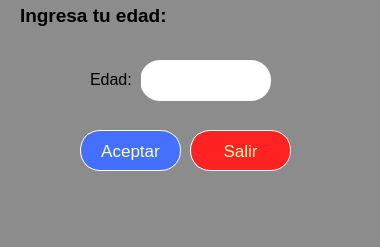
<?xml version="1.0" encoding="UTF-8"?>
<ui version="4.0">
 <class>MainWindow</class>
 <widget class="QMainWindow" name="MainWindow">
  <property name="geometry">
   <rect>
    <x>0</x>
    <y>0</y>
    <width>380</width>
    <height>247</height>
   </rect>
  </property>
  <property name="windowTitle">
   <string>MainWindow</string>
  </property>
  <property name="styleSheet">
   <string notr="true">background-color: rgb(140, 140, 140);</string>
  </property>
  <widget class="QWidget" name="centralwidget">
   <widget class="QPushButton" name="btn_aceptar">
    <property name="geometry">
     <rect>
      <x>80</x>
      <y>130</y>
      <width>101</width>
      <height>41</height>
     </rect>
    </property>
    <property name="font">
     <font>
      <pointsize>13</pointsize>
      <underline>false</underline>
     </font>
    </property>
    <property name="styleSheet">
     <string notr="true">background-color: rgb(69, 112, 255);
color: rgb(250, 255, 187);
border-radius:20px;
border: 1px solid white;</string>
    </property>
    <property name="text">
     <string>Aceptar</string>
    </property>
   </widget>
   <widget class="QLineEdit" name="txt_edad">
    <property name="geometry">
     <rect>
      <x>140</x>
      <y>60</y>
      <width>131</width>
      <height>41</height>
     </rect>
    </property>
    <property name="font">
     <font>
      <pointsize>20</pointsize>
      <weight>50</weight>
      <italic>false</italic>
      <bold>false</bold>
     </font>
    </property>
    <property name="styleSheet">
     <string notr="true">background-color: rgb(255, 255, 255);
border-radius:20px;</string>
    </property>
    <property name="text">
     <string/>
    </property>
   </widget>
   <widget class="QLabel" name="label">
    <property name="geometry">
     <rect>
      <x>20</x>
      <y>0</y>
      <width>171</width>
      <height>31</height>
     </rect>
    </property>
    <property name="font">
     <font>
      <pointsize>14</pointsize>
     </font>
    </property>
    <property name="text">
     <string>&lt;html&gt;&lt;head/&gt;&lt;body&gt;&lt;p&gt;&lt;span style=&quot; font-weight:600;&quot;&gt;Ingresa tu edad:&lt;/span&gt;&lt;/p&gt;&lt;/body&gt;&lt;/html&gt;</string>
    </property>
   </widget>
   <widget class="QLabel" name="label_2">
    <property name="geometry">
     <rect>
      <x>90</x>
      <y>70</y>
      <width>51</width>
      <height>21</height>
     </rect>
    </property>
    <property name="font">
     <font>
      <pointsize>12</pointsize>
     </font>
    </property>
    <property name="text">
     <string>&lt;html&gt;&lt;head/&gt;&lt;body&gt;&lt;p&gt;Edad:&lt;br/&gt;&lt;/p&gt;&lt;/body&gt;&lt;/html&gt;</string>
    </property>
   </widget>
   <widget class="QPushButton" name="btn_salir">
    <property name="geometry">
     <rect>
      <x>190</x>
      <y>130</y>
      <width>101</width>
      <height>41</height>
     </rect>
    </property>
    <property name="font">
     <font>
      <pointsize>13</pointsize>
      <underline>false</underline>
     </font>
    </property>
    <property name="styleSheet">
     <string notr="true">background-color: rgb(255, 34, 34);
color: rgb(250, 255, 187);
border-radius:20px;
border: 1px solid white;</string>
    </property>
    <property name="text">
     <string>Salir</string>
    </property>
   </widget>
  </widget>
  <widget class="QMenuBar" name="menubar">
   <property name="geometry">
    <rect>
     <x>0</x>
     <y>0</y>
     <width>380</width>
     <height>21</height>
    </rect>
   </property>
  </widget>
  <widget class="QStatusBar" name="statusbar"/>
 </widget>
 <resources/>
 <connections/>
</ui>
